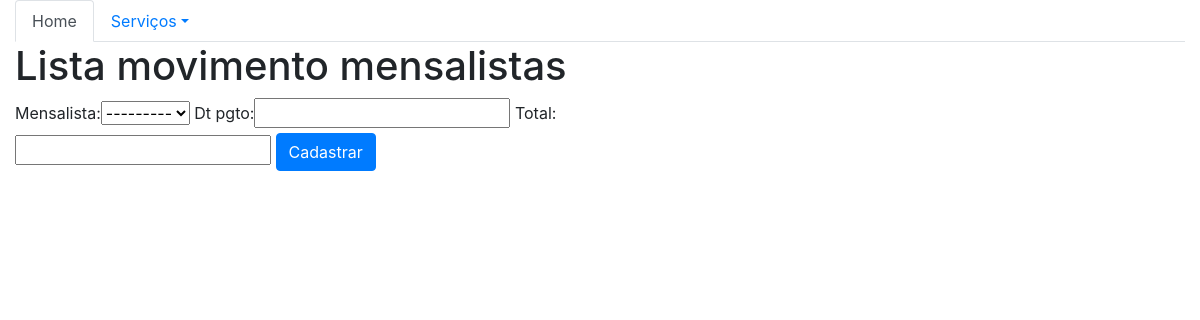
The app's page /mov_mensalista_list/, older data.
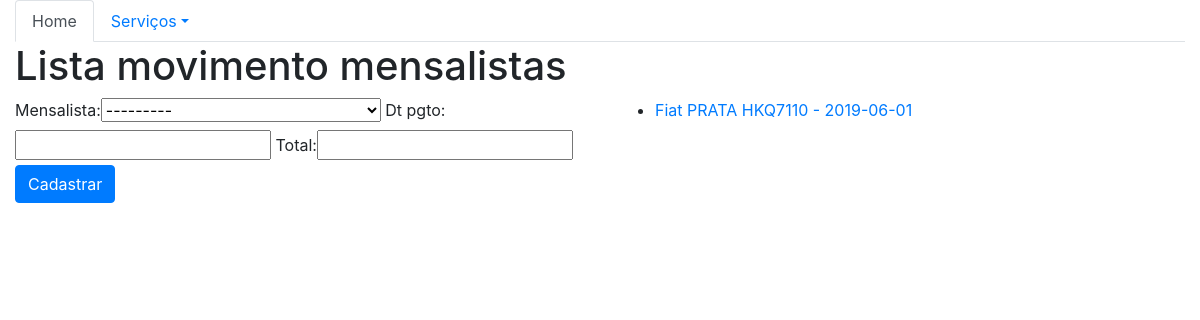
The same page, newer data.
### core/models.py (models this page shows)
class MovMensalista(models.Model):
    mensalista = models.ForeignKey('Mensalista', on_delete=models.CASCADE)
    dt_pgto = models.DateField()
    total = models.DecimalField(max_digits=6,decimal_places=2)
    def __str__(self):
        return str(self.mensalista)

class Mensalista(models.Model):
    veiculo = models.ForeignKey('Veiculo', on_delete=models.CASCADE)
    inicio = models.DateField()
    valor_mes = models.DecimalField(max_digits=6,decimal_places=2)
    def __str__(self):
        return str(self.veiculo) + ' - ' + str(self.inicio)

class Veiculo(models.Model):
    marca = models.ForeignKey('Marca', on_delete=models.CASCADE)
    placa = models.CharField(max_length=7)
    proprietario = models.ForeignKey('Pessoa', on_delete=models.CASCADE)
    cor = models.CharField(max_length=15)
    observacoes = models.TextField()
    def __str__(self):
        return str(self.marca) + ' ' + self.cor +  ' ' + self.placa

class Marca(models.Model):
    nome = models.CharField(max_length=50)
    def __str__(self):
        return self.nome

### core/views.py (the view)
# urls.py: path('mov_mensalista_list/', lista_mov_mensalistas, name='core_lista_movmensalistas'),
def lista_mov_mensalistas(request):
    movmensalistas = MovMensalista.objects.all()
    form = MovMensalistaForm()
    data =  {'form': form, 'movmensalistas': movmensalistas}
    return render(request, 'core/lista_mov_mensalistas.html' , data)

### core/forms.py
class MovMensalistaForm(ModelForm):
    class Meta:
        model = MovMensalista
        fields = '__all__'

### core/templates/core/lista_mov_mensalistas.html (shortened to what this page needs)
{% extends "base.html" %}
{% load bootstrap %}
{% block main %}
<div class="row">
    <div class="col-12">
        <h1> Lista movimento mensalistas </h1>
    </div>
</div>
<div class="row">
    <div class="col-sm-6">
        <form action="{% url 'core_movmensalistas_novo' %}" method="POST">
            {{ form |bootstrap }}
            <button type="submit" class="btn btn-primary">Cadastrar</button>
        </form>
    </div>
    <div class="col-sm-6">
        <ul>
        {% for movmensalista in movmensalistas%}
            <li>
                <a href="{% url 'core_movmensalistas_update' movmensalista.id %}"> {{ movmensalista }} </a>
            </li>
        {% endfor %}
        </ul>
    </div>
</div>
{% endblock %}

Row changes from the older to the newer data that the page shows:
added MovMensalista: mensalista.inicio "Fiat PRATA HKQ7110 - 2019-06-01"
